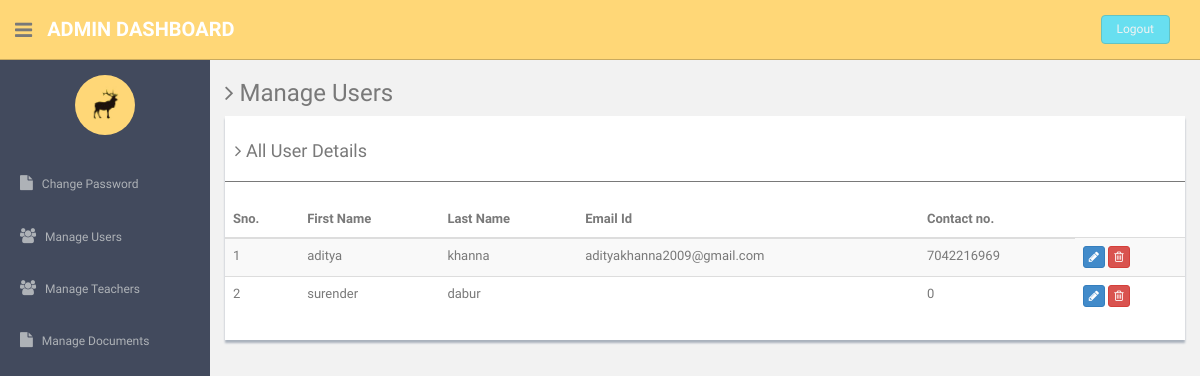
The app's page /php_project/admin/manage-users.php with its own data.
### tables this page shows
CREATE TABLE `users` (
  `id` int(11) NOT NULL,
  `fname` varchar(100) NOT NULL,
  `lname` varchar(100) NOT NULL,
  `username` varchar(100) NOT NULL,
  `password` varchar(100) NOT NULL,
  `email` varchar(100) NOT NULL,
  `phone` bigint(12) NOT NULL,
  `dp` varchar(100) NOT NULL
);

### php_project/admin/manage-users.php (the view, shortened to what this page needs)
<?php
include'dbconnection.php';
?>
<!DOCTYPE html>
<html lang="en">
  <head>
    <?php include 'external.php';?>
  </head>
  <body>
  <div id="container" >
     <?php include 'toggle.php';include 'sidebar.php';?>
      <section id="main-content">
          <section class="wrapper">
          	<h3><i class="fa fa-angle-right"></i> Manage Users</h3>
				<div class="row">
                  <div class="col-md-12">
                      <div class="content-panel table-responsive">
                          <table class="table table-striped table-advance table-hover">
	                  	  	  <h4><i class="fa fa-angle-right"></i> All User Details </h4>
	                  	  	  <hr>
                              <thead>
                              <tr>
                                  <th>Sno.</th>
                                  <th class="hidden-phone">First Name</th>
                                  <th> Last Name</th>
                                  <th> Email Id</th>
                                  <th>Contact no.</th>
                              </tr>
                              </thead>
                              <tbody>
                              <?php $ret=mysqli_query($con,"select * from users");
							  $cnt=1;
							  while($row=mysqli_fetch_array($ret))
							  {?>
                              <tr>
                              <td><?php echo $cnt;?></td>
                                  <td><?php echo $row['fname'];?></td>
                                  <td><?php echo $row['lname'];?></td>
                                  <td><?php echo $row['email'];?></td>
                                  <td><?php echo $row['phone'];?></td>
                                  <td>
                                     <a href="update-profile.php?uid=<?php echo $row['id'];?>">
                                     <button class="btn btn-primary btn-xs"><i class="fa fa-pencil"></i></button></a>
                                     <a href="manage-users.php?id=<?php echo $row['id'];?>">
                                     <button class="btn btn-danger btn-xs" onClick="return confirm('Do you really want to delete');"><i class="fa fa-trash-o "></i></button></a>
                                  </td>
                              </tr>
                              <?php $cnt=$cnt+1; }?>
                              </tbody>
                          </table>
                      </div>
                  </div>
              </div>
		</section>
      </section>
  </div>
  </body>
</html>

### php_project/admin/assets/css/style.css (style rules this page uses)
body { color: #797979; background: #f2f2f2; font-family: 'Ruda', sans-serif; padding: 0px !important; margin: 0px !important; font-size:13px; }
a, a:hover, a:focus { text-decoration: none; outline: none; }
#container { width: 100%; height: 100%; }
hr { margin-top: 20px; margin-bottom: 20px; border: 0; border-top: 1px solid #797979; }
#main-content { margin-left: 210px; }
.wrapper { display: inline-block; margin-top: 60px; padding-left: 15px; padding-right: 15px; padding-bottom: 15px; padding-top: 0px; width: 100%; }
.content-panel { background: #ffffff; box-shadow: 0px 3px 2px #aab2bd; padding-top: 15px; padding-bottom: 5px; }
.content-panel h4 { margin-left: 10px; }

### records on screen
users: fname "aditya", lname "khanna", email "adityakhanna2009@gmail.com", phone "7042216969"
users: fname "surender", lname "dabur", phone "0"
